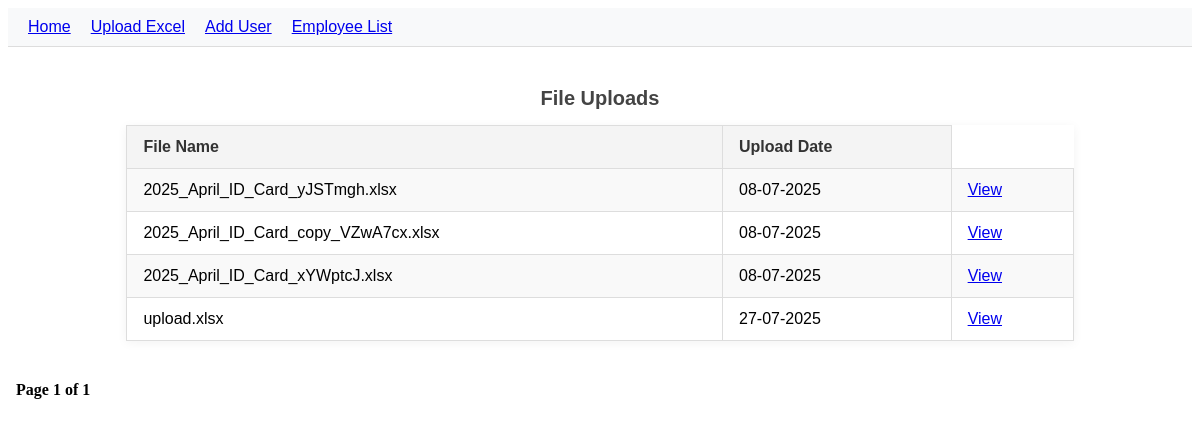
/home/, run on the app's committed database.
### filehandling/models.py (models this page shows)
class UploadedExcel(models.Model):
    file = models.FileField(upload_to='excels/')
    uploaded_at = models.DateTimeField(auto_now_add=True)
    def filename(self):
        return self.file.name.split('/')[-1]

### filehandling/views.py (the view)
# urls.py: path("home/", views.home_view, name="home"),
def home_view(request):
    excel = UploadedExcel.objects.all()
    paginator = Paginator(excel, 10)
    page_number = request.GET.get("page")
    page_obj = paginator.get_page(page_number)
    return render(request, "filehandling/home.html", {"page_obj":page_obj})

### filehandling/templates/filehandling/home.html (shortened to what this page needs)
{% include "filehandling/navbar.html" %}
<table class="upload-table">
    <caption>File Uploads</caption>
    <tr>
        <th>File Name</th>
        <th>Upload Date</th>
    </tr>
    {% for x in page_obj %}
    <tr>
        <td>{{ x.filename }}</td>
        <td>{{ x.uploaded_at|date:"d-m-Y" }}</td>
        <td><a href="{% url 'upload-details' x.id %}">View</a></td>
    </tr>
    {% empty %}
    <tr>
        <td colspan="2" style="text-align: center;">No files uploaded yet.</td>
    </tr>
    {% endfor %}
</table>
<div class="pagination">
    <span>Page {{ page_obj.number }} of {{ page_obj.paginator.num_pages }}</span>
</div>

### filehandling/templates/filehandling/home.html (style rules this page uses)
.upload-table { width: 80%; margin: 40px auto; border-collapse: collapse; font-family: Arial, sans-serif; box-shadow: 0 2px 10px rgba(0, 0, 0, 0.05); }
.upload-table th, .upload-table td { padding: 12px 16px; border: 1px solid #ddd; text-align: left; }
.upload-table th { background-color: #f4f4f4; color: #333; font-weight: bold; }
.upload-table tr:nth-child(even) { background-color: #f9f9f9; }
.upload-table caption { caption-side: top; text-align: center; font-size: 20px; margin-bottom: 15px; color: #444; font-weight: 600; }
.pagination { margin-top: 1rem; }
.pagination span { padding: 0.5rem; font-weight: bold; }

### data on the page
UploadedExcel: filename "2025_April_ID_Card_yJSTmgh.xlsx", uploaded_at "08-07-2025"
UploadedExcel: filename "2025_April_ID_Card_copy_VZwA7cx.xlsx", uploaded_at "08-07-2025"
UploadedExcel: filename "2025_April_ID_Card_xYWptcJ.xlsx", uploaded_at "08-07-2025"
UploadedExcel: filename "upload.xlsx", uploaded_at "27-07-2025"

### other printed values
{{ page_obj.number }} "1"
{{ page_obj.paginator.num_pages }} "1"
